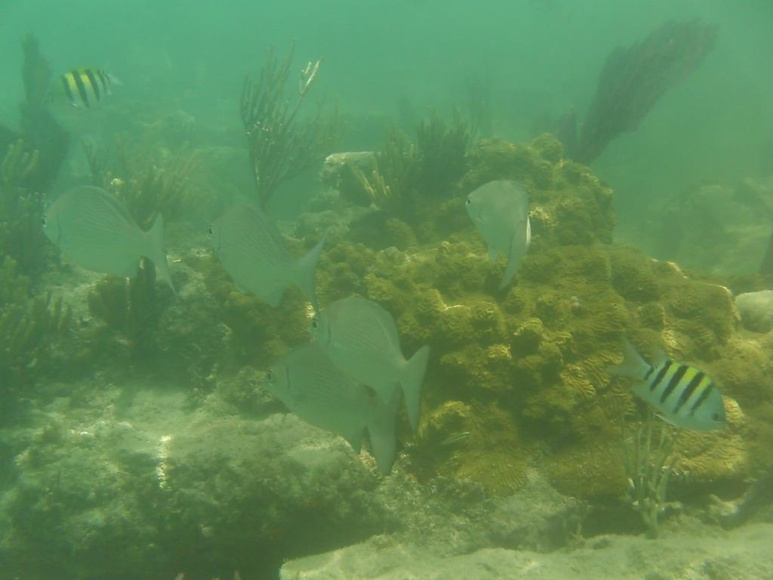
%> input picture 317.jpg, 773 x 580 px, shrunk from 1024 x 768 before the run
$ octave GLCM.m   (GNU Octave 9; MATLAB toolbox functions it lacks are replaced by stand-ins)
%> lines starting %> are read from the running program, lines starting %| are printed output that depends on the picture
image1 = imread('317.jpg');
%> image1 is the input picture: size 580x773x3 uint8; mean R, G, B 95.5, 137.7, 85.9
image2 = imread('final_result.png');
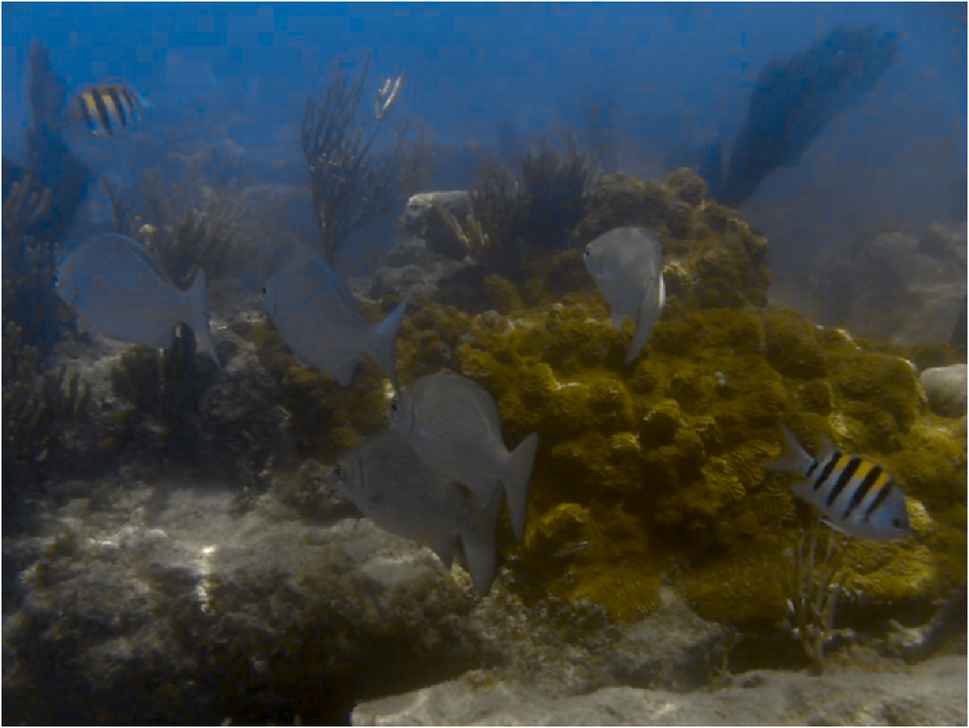
%> input picture final_result.png, 969 x 728 px, shrunk from 1284 x 964 before the run
%> image2 is the input picture: size 728x969x3 uint8; mean R, G, B 57.2, 65.5, 66

grayImage1 = rgb2gray(image1);
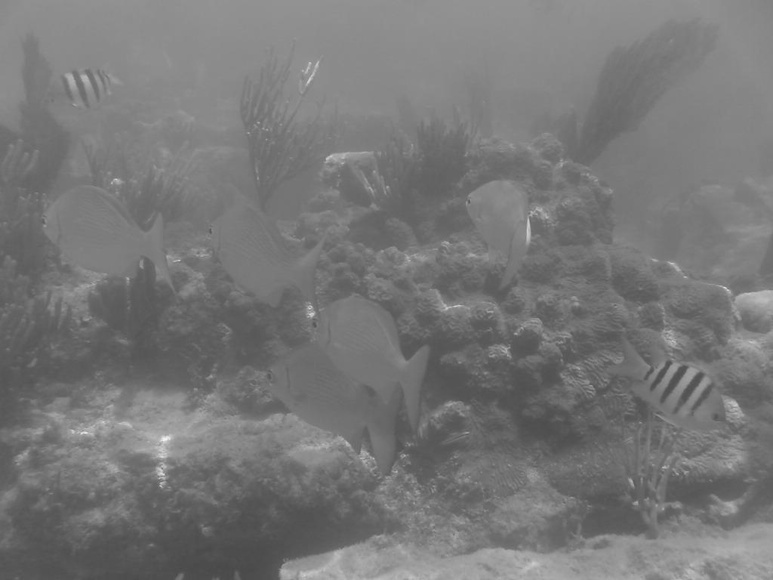
%> grayImage1: size 580x773 uint8; min 72, max 244, mean 119.2
grayImage2 = rgb2gray(image2);
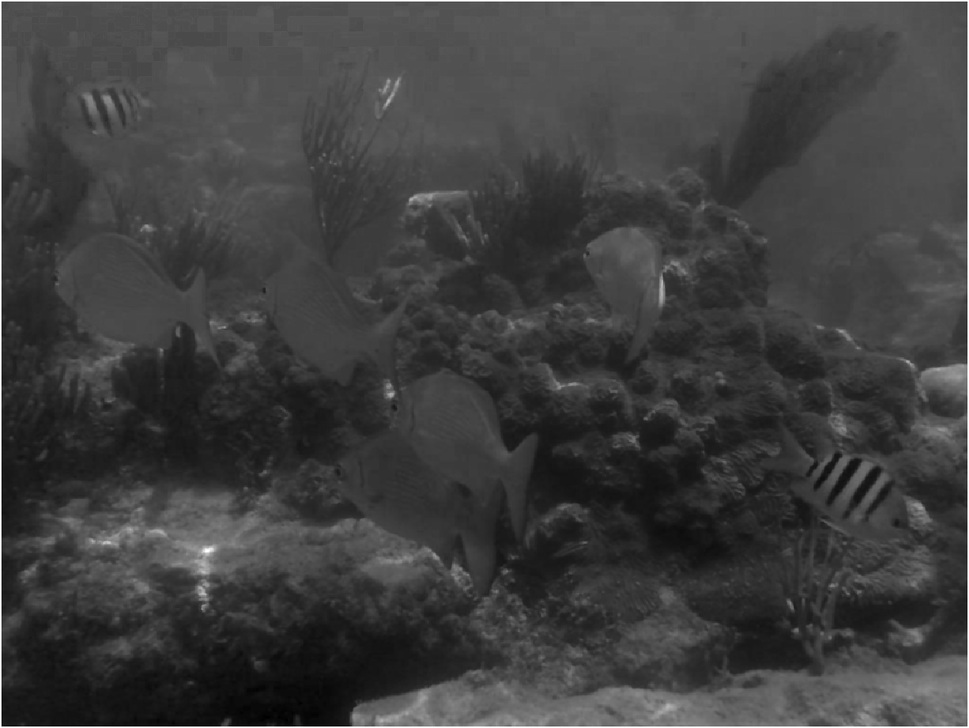
%> grayImage2: size 728x969 uint8; min 0, max 255, mean 63.1

offsets = [0 1; -1 1; -1 0; -1 -1];
numGrayLevels = 256;

glcm1 = graycomatrix(grayImage1, 'Offset', offsets, 'NumLevels', numGrayLevels, 'Symmetric', true);
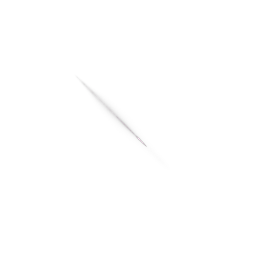
%> glcm1: size 256x256x4 double; mean R, G, B, A 13.7, 13.6, 13.7, 13.6; transparent parts drawn white
glcm2 = graycomatrix(grayImage2, 'Offset', offsets, 'NumLevels', numGrayLevels, 'Symmetric', true);
contrast1 = graycoprops(glcm1, 'Contrast');
%> contrast1 = {Contrast [9.06 19.97 13.37 18.87]}
contrast2 = graycoprops(glcm2, 'Contrast');
%> contrast2 = {Contrast [55.46 114.7 60.17 114.5]}

contrastValue1 = mean(contrast1.Contrast);
%> contrastValue1 = 15.32
contrastValue2 = mean(contrast2.Contrast);
%> contrastValue2 = 86.23

disp(['Contrast Value for Image 1: ', num2str(contrastValue1)]);
%| Contrast Value for Image 1: 15.3181
disp(['Contrast Value for Image 2: ', num2str(contrastValue2)]);
%| Contrast Value for Image 2: 86.2319

if contrastValue1 > contrastValue2
    disp('Image 1 has higher contrast and is better.');
elseif contrastValue1 < contrastValue2
    disp('Image 2 has higher contrast and is better.');
else
    disp('Both images have the same contrast level.');
end
